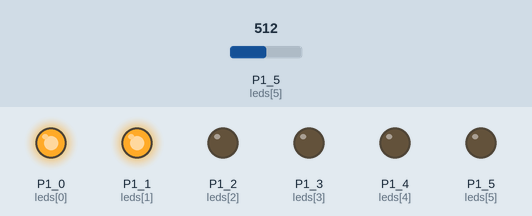
A sketch run on a simulated TI MSP430 LaunchPad. On the bench: output pins drawn as LEDs (lit = HIGH). The inputs (shaded band) are chosen by the test bench; at power-on: P1_5 (leds[5]) = 512.

Above: at 1.2 s.
1.3 s: P1_5 (leds[5]) set to 546
2.8 s: P1_5 (leds[5]) set to 574
At 3.5 s:
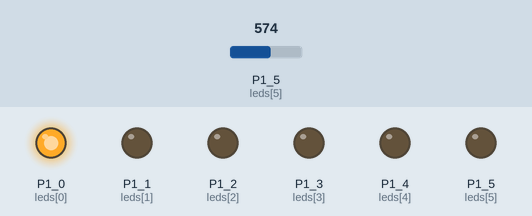
4.3 s: P1_5 (leds[5]) set to 603
5.8 s: P1_5 (leds[5]) set to 630
At 6.9 s:
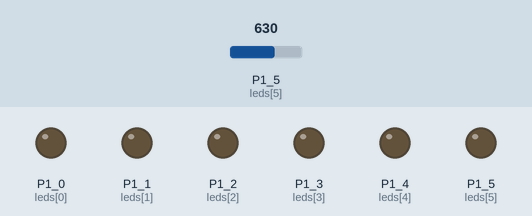
7.3 s: P1_5 (leds[5]) set to 306
At 8.1 s:
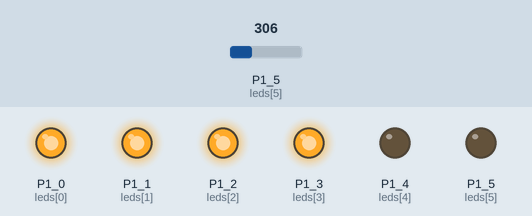
8.8 s: P1_5 (leds[5]) set to 392
10.3 s: P1_5 (leds[5]) set to 409
At 11.6 s:
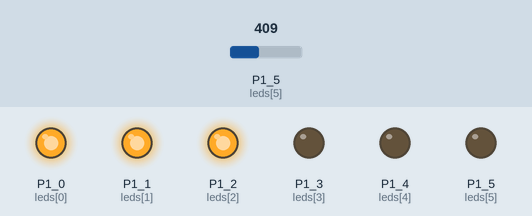
Timing chart, 0 to 12.8 s (numbered marks = the images above; inputs shaded):
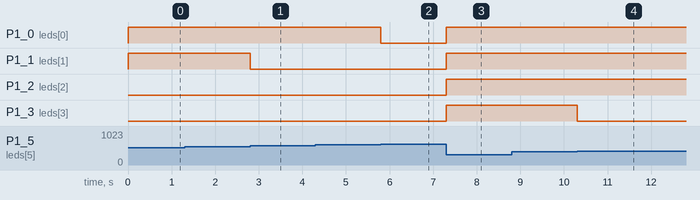

Measured:
- the behaviour switches between 559 and 560 on P1_5 (leds[5]) (found by bisection; images 0 and 1)
- the behaviour switches between 619 and 620 on P1_5 (leds[5]) (found by bisection; images 1 and 2)
- the behaviour switches between 399 and 400 on P1_5 (leds[5]) (found by bisection; images 3 and 4)
- after the input at 1.3 s, every drawn part: stays the same
- after the input at 2.8 s, P1_1 (leds[1]): HIGH → LOW at once
- after the input at 4.3 s, every drawn part: stays the same
- after the input at 5.8 s, P1_0 (leds[0]): HIGH → LOW at once
- after the input at 7.3 s, P1_0 (leds[0]), P1_1 (leds[1]), P1_2 (leds[2]), P1_3 (leds[3]): LOW → HIGH at once
- after the input at 8.8 s, every drawn part: stays the same
- after the input at 10.3 s, P1_3 (leds[3]): HIGH → LOW at once

The sketch:

FC04-SoundSensor.ino
```cpp
// (licence header left out)
// Comment/uncomment as suitable for your hardware
// #define LaunchPadF5529

#ifdef LaunchPadF5529
const int leds[] = {P2_5, P2_4, P1_5, P1_4, P1_3, P1_2};
const int thresholds[] = {4000, 3700, 3000, 2400, 1200, 500};
#else
const int leds[] = {2, 3, 4, 5, 6, 7};
const int thresholds[] = {620, 560, 480, 400, 300, 200};
#endif

void setup()
{
  Serial.begin(9600);
  for (int i=0; i<sizeof(leds)/sizeof(int); i++) {
    pinMode(leds[i], OUTPUT);
  }
}

void loop()
{
  int sensorValue = analogRead(A5);

  // Enable only for debugging: this will add delay to the loop
  // Serial.println(sensorValue);

  for (int i=0; i<sizeof(leds)/sizeof(int); i++) {
    if (sensorValue<thresholds[i]) digitalWrite(leds[i], HIGH);
    else digitalWrite(leds[i], LOW);
  }

  delay(1);
}
```
